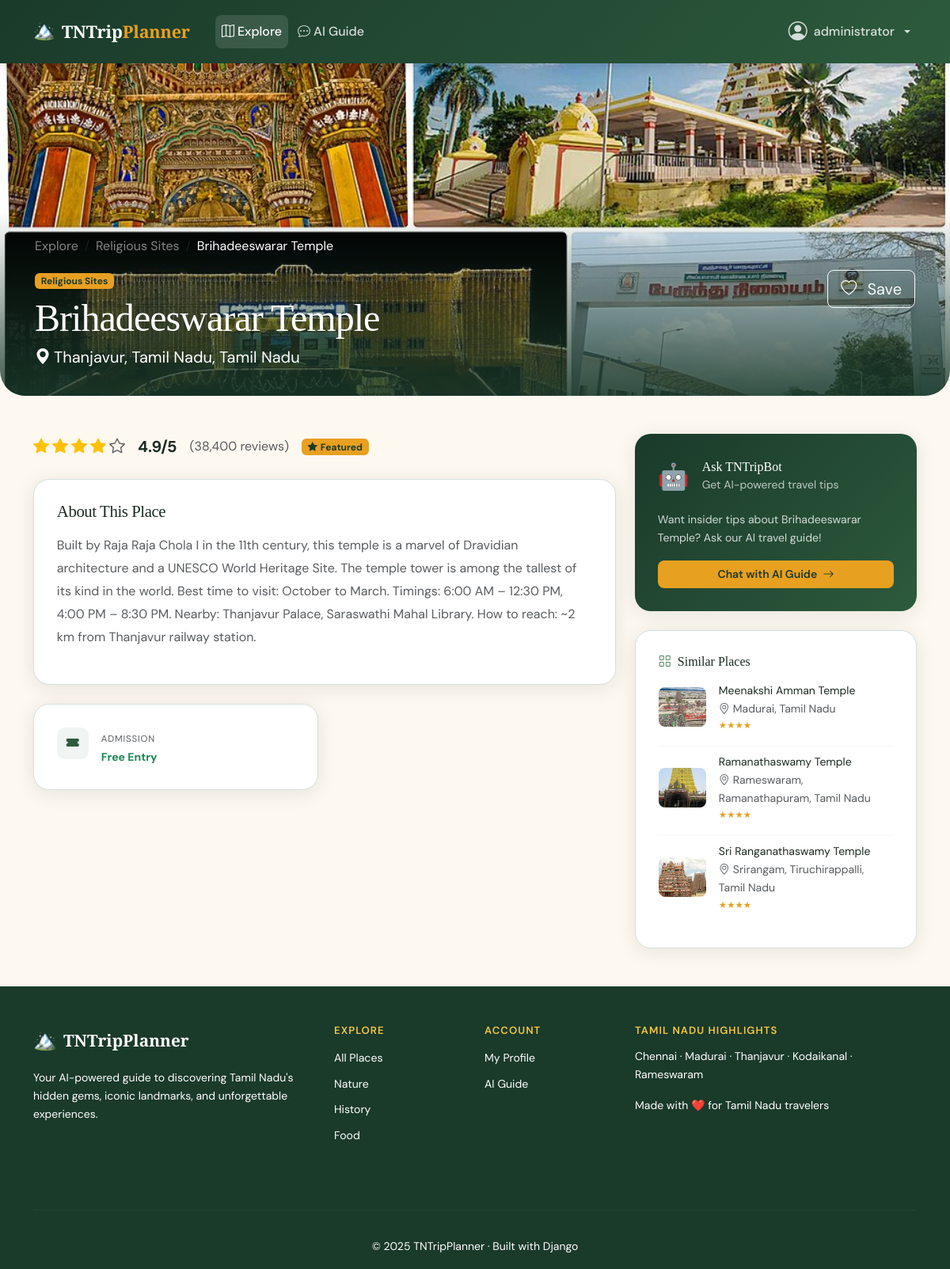
The app's page /places/brihadeeswarar-temple/ (signed in) with its own data.
### apps/users/models.py (models this page shows, shortened)
class CustomUser(AbstractUser):
    email = models.EmailField(_("email address"), unique=True)
    bio = models.TextField(_("bio"), blank=True, max_length=500)
    avatar = models.ImageField(
        _("avatar"),
        upload_to="avatars/",
        null=True,
        blank=True,
    )
    created_at = models.DateTimeField(auto_now_add=True)
    updated_at = models.DateTimeField(auto_now=True)
    USERNAME_FIELD = "username"
    REQUIRED_FIELDS = ["email"]
    class Meta:
        verbose_name = _("user")
        verbose_name_plural = _("users")
        ordering = ["-date_joined"]
        indexes = [
            models.Index(fields=["email"]),
            models.Index(fields=["username"]),
        ]
    @property
    def display_name(self) -> str:
        return self.get_full_name() or self.username

### apps/places/models.py (models this page shows, shortened)
class TouristPlace(models.Model):
    name = models.CharField(_("name"), max_length=200, db_index=True)
    slug = models.SlugField(_("slug"), max_length=220, unique=True, blank=True)
    location = models.CharField(_("location"), max_length=300, db_index=True)
    state = models.CharField(_("state"), max_length=100, default="Tamil Nadu", db_index=True)
    category = models.CharField(
        _("category"),
        max_length=30,
        choices=Category.choices,
        default=Category.OTHER,
        db_index=True,
    )
    description = models.TextField(_("description"))
    short_description = models.CharField(_("short description"), max_length=300, blank=True)
    rating = models.DecimalField(
        _("rating"),
        max_digits=3,
        decimal_places=1,
        default=3.0,
        validators=[MinValueValidator(1.0), MaxValueValidator(5.0)],
    )
    rating_count = models.PositiveIntegerField(_("rating count"), default=0)
    image = models.ImageField(
        _("image"),
        upload_to="places/%Y/%m/",
        null=True,
        blank=True,
    )
    image_alt = models.CharField(_("image alt text"), max_length=200, blank=True)
    address = models.CharField(_("address"), max_length=400, blank=True)
    latitude = models.DecimalField(max_digits=9, decimal_places=6, null=True, blank=True)
    longitude = models.DecimalField(max_digits=9, decimal_places=6, null=True, blank=True)
    website = models.URLField(_("website"), blank=True)
    phone = models.CharField(_("phone"), max_length=20, blank=True)
    entry_fee = models.DecimalField(
        _("entry fee ($)"),
        max_digits=8,
        decimal_places=2,
        null=True,
        blank=True,
        help_text=_("Leave blank if free."),
    )
    favorited_by = models.ManyToManyField(
        settings.AUTH_USER_MODEL,
        related_name="favorite_places",
        blank=True,
        verbose_name=_("favorited by"),
    )
    is_featured = models.BooleanField(_("featured"), default=False, db_index=True)
    is_active = models.BooleanField(_("active"), default=True, db_index=True)
    created_at = models.DateTimeField(auto_now_add=True)
    updated_at = models.DateTimeField(auto_now=True)
    class Meta:
        verbose_name = _("tourist place")
        verbose_name_plural = _("tourist places")
        ordering = ["-is_featured", "-rating", "name"]
        indexes = [
            models.Index(fields=["name", "location"]),
            models.Index(fields=["category", "is_active"]),
            models.Index(fields=["is_featured", "rating"]),
        ]
        constraints = [
            UniqueConstraint(Lower("name"), name="uniq_place_name_ci"),
        ]
    def get_absolute_url(self):
        return reverse("places:detail", kwargs={"slug": self.slug})
    @property
    def image_url(self) -> str:
        if self.image:
            return self.image.url
    @property
    def is_free(self) -> bool:
        return self.entry_fee is None or self.entry_fee == 0
    @property
    def star_range(self):
        return range(1, 6)

### apps/places/views.py (the view)
# urls.py: path("<slug:slug>/", views.PlaceDetailView.as_view(), name="detail"),
class PlaceDetailView(DetailView):
    model = TouristPlace
    template_name = "places/detail.html"
    context_object_name = "place"
    slug_field = "slug"
    def get_queryset(self):
        return (
            TouristPlace.objects
            .filter(is_active=True)
            .prefetch_related("favorited_by")
        )
    def get_context_data(self, **kwargs):
        ctx = super().get_context_data(**kwargs)
        place = self.object
        ctx["related"] = services.get_related_places(place)
        ctx["is_favorited"] = (
            self.request.user.is_authenticated
            and place.favorited_by.filter(pk=self.request.user.pk).exists()
        )
        return ctx

### templates/places/detail.html (shortened to what this page needs)
{% extends "base.html" %}
{% load static humanize %}
{% block content %}
<div class="detail-hero">
  <img src="{{ place.image_url }}" alt="{{ place.image_alt|default:place.name }}" />
  <div class="detail-hero-overlay"></div>
  <div class="detail-hero-content">
    <div class="container">
      <nav aria-label="breadcrumb" class="mb-2">
        <ol class="breadcrumb">
          <li class="breadcrumb-item"><a href="{% url 'places:list' %}" class="text-white-50">Explore</a></li>
          <li class="breadcrumb-item"><a href="{% url 'places:list' %}?category={{ place.category }}" class="text-white-50">{{ place.get_category_display }}</a></li>
          <li class="breadcrumb-item active text-white">{{ place.name }}</li>
        </ol>
      </nav>
      <div class="d-flex align-items-start justify-content-between flex-wrap gap-3">
        <div>
          <span class="badge bg-amber text-dark mb-2" style="background:var(--tn-amber);color:var(--tn-forest)!important;">
            {{ place.get_category_display }}
          </span>
          <h1 class="text-white mb-1" style="font-family:var(--ff-display);font-size:clamp(1.8rem,4vw,3rem);">{{ place.name }}</h1>
          <p class="text-white-75 mb-0 fs-5">
            <i class="bi bi-geo-alt-fill me-1"></i>{{ place.location }}, {{ place.state }}
          </p>
        </div>
        {% if user.is_authenticated %}
        <button class="btn btn-lg {% if is_favorited %}btn-danger{% else %}btn-outline-light{% endif %} fav-toggle-btn"
                id="favBtn"
                data-slug="{{ place.slug }}"
                data-csrf="{{ csrf_token }}">
          <i class="bi bi-heart{% if is_favorited %}-fill{% endif %} me-2"></i>
          <span id="favLabel">{% if is_favorited %}Saved{% else %}Save{% endif %}</span>
        </button>
        {% endif %}
      </div>
    </div>
  </div>
</div>
<section class="py-5">
  <div class="container">
    <div class="row g-4">
      <div class="col-lg-8">
        <div class="d-flex align-items-center gap-3 mb-4 flex-wrap">
          <div class="d-flex align-items-center gap-1">
            {% for i in place.star_range %}
              {% if i <= place.rating %}
                <i class="bi bi-star-fill text-warning fs-5"></i>
              {% else %}
                <i class="bi bi-star text-muted fs-5"></i>
              {% endif %}
            {% endfor %}
          </div>
          <span class="fw-bold fs-5">{{ place.rating }}/5</span>
          <span class="text-muted">({{ place.rating_count|intcomma }} review{{ place.rating_count|pluralize }})</span>
          {% if place.is_featured %}
            <span class="badge" style="background:var(--tn-amber);color:var(--tn-forest);">
              <i class="bi bi-star-fill me-1"></i>Featured
            </span>
          {% endif %}
        </div>
        <div class="detail-info-card mb-4">
          <h3 class="mb-3" style="font-family:var(--ff-display);font-size:1.3rem;">About This Place</h3>
          <p class="text-muted" style="line-height:1.8;">{{ place.description }}</p>
        </div>
        <div class="row g-3 mb-4">
          <div class="col-sm-6">
            <div class="detail-info-card h-100">
              <div class="d-flex align-items-start gap-3">
                <div style="width:40px;height:40px;background:var(--tn-mist);border-radius:10px;display:flex;align-items:center;justify-content:center;flex-shrink:0;">
                  <i class="bi bi-ticket-fill" style="color:var(--tn-pine);"></i>
                </div>
                <div>
                  <small class="text-muted fw-600 text-uppercase" style="font-size:0.72rem;letter-spacing:0.07em;">Admission</small>
                  <p class="mb-0 small fw-bold {% if place.is_free %}text-success{% endif %}">
                    {% if place.is_free %}Free Entry{% else %}${{ place.entry_fee }} per person{% endif %}
                  </p>
                </div>
              </div>
            </div>
          </div>
        </div>
      </div>
      <div class="col-lg-4">
        <div class="detail-info-card mb-4" style="background:linear-gradient(135deg,var(--tn-forest),var(--tn-pine));color:#fff;border:none;">
          <div class="d-flex align-items-center gap-3 mb-3">
            <span style="font-size:2rem;">🤖</span>
            <div>
              <h6 class="mb-0" style="font-family:var(--ff-display);">Ask TNTripBot</h6>
              <small style="color:rgba(255,255,255,0.7);">Get AI-powered travel tips</small>
            </div>
          </div>
          <p style="font-size:0.88rem;color:rgba(255,255,255,0.8);">Want insider tips about {{ place.name }}? Ask our AI travel guide!</p>
          <a href="{% url 'chatbot:chat' %}" class="btn btn-accent btn-sm w-100">
            Chat with AI Guide <i class="bi bi-arrow-right ms-1"></i>
          </a>
        </div>
        {% if related %}
        <div class="detail-info-card">
          <h6 class="mb-3" style="font-family:var(--ff-display);color:var(--tn-text);">
            <i class="bi bi-grid me-2" style="color:var(--tn-sage);"></i>Similar Places
          </h6>
          {% for rp in related %}
          <a href="{{ rp.get_absolute_url }}" class="d-flex align-items-center gap-3 mb-3 text-decoration-none" style="color:inherit;">
            <div style="width:60px;height:50px;border-radius:8px;overflow:hidden;flex-shrink:0;">
              <img src="{{ rp.image_url }}" alt="{{ rp.name }}" style="width:100%;height:100%;object-fit:cover;" />
            </div>
            <div>
              <p class="mb-0 fw-600 small">{{ rp.name }}</p>
              <p class="mb-0 small text-muted"><i class="bi bi-geo-alt me-1"></i>{{ rp.location }}</p>
              <div style="font-size:0.72rem;color:var(--tn-amber);">
                {% for i in rp.star_range %}{% if i <= rp.rating %}★{% endif %}{% endfor %}
              </div>
            </div>
          </a>
          {% if not forloop.last %}<hr class="my-2 border-tn" />{% endif %}
          {% endfor %}
        </div>
        {% endif %}
      </div>
    </div>
  </div>
</section>
{% endblock %}

### templates/base.html (shortened to what this page needs)
<!DOCTYPE html>
<html lang="en" data-bs-theme="light">
<head>
  <link href="https://cdn.jsdelivr.net/npm/bootstrap@5.3.3/dist/css/bootstrap.min.css" rel="stylesheet" />
  <link href="https://cdn.jsdelivr.net/npm/bootstrap-icons@1.11.3/font/bootstrap-icons.css" rel="stylesheet" />
  {% load static %}
  <link rel="stylesheet" href="{% static 'css/main.css' %}" />
</head>
<body>
<nav class="navbar navbar-expand-lg navbar-dark tn-navbar sticky-top">
  <div class="container">
    <a class="navbar-brand d-flex align-items-center gap-2" href="{% url 'places:list' %}">
      <span class="brand-icon">🏔️</span>
      <span class="brand-text">TNTrip<span class="brand-accent">Planner</span></span>
    </a>
    <div class="collapse navbar-collapse" id="mainNav">
      <ul class="navbar-nav me-auto ms-3 gap-1">
        <li class="nav-item">
          <a class="nav-link {% if request.resolver_match.app_name == 'places' %}active{% endif %}"
             href="{% url 'places:list' %}">
            <i class="bi bi-map me-1"></i>Explore
          </a>
        </li>
        <li class="nav-item">
          <a class="nav-link {% if request.resolver_match.app_name == 'chatbot' %}active{% endif %}"
             href="{% url 'chatbot:chat' %}">
            <i class="bi bi-chat-dots me-1"></i>AI Guide
          </a>
        </li>
      </ul>
      <ul class="navbar-nav gap-1 align-items-center">
        {% if user.is_authenticated %}
          <li class="nav-item dropdown">
            <a class="nav-link dropdown-toggle d-flex align-items-center gap-2"
               href="#" data-bs-toggle="dropdown">
              {% if user.avatar %}
                <img src="{{ user.avatar.url }}" class="rounded-circle" width="28" height="28" alt="avatar" />
              {% else %}
                <span class="avatar-placeholder"><i class="bi bi-person-circle"></i></span>
              {% endif %}
              <span class="d-none d-md-inline">{{ user.username }}</span>
            </a>
          </li>
        {% endif %}
      </ul>
    </div>
  </div>
</nav>
<main class="main-content">
  {% block content %}{% endblock %}
</main>
<footer class="tn-footer mt-auto">
  <div class="container">
    <div class="row g-4 py-5">
      <div class="col-lg-4">
        <div class="d-flex align-items-center gap-2 mb-3">
          <span class="fs-4">🏔️</span>
          <span class="footer-brand">TNTripPlanner</span>
        </div>
        <p class="text-muted small">Your AI-powered guide to discovering Tamil Nadu's hidden gems, iconic landmarks, and unforgettable experiences.</p>
      </div>
      <div class="col-lg-2">
        <h6 class="footer-heading">Explore</h6>
        <ul class="list-unstyled footer-links">
          <li><a href="{% url 'places:list' %}">All Places</a></li>
          <li><a href="{% url 'places:list' %}?category=nature">Nature</a></li>
          <li><a href="{% url 'places:list' %}?category=history">History</a></li>
          <li><a href="{% url 'places:list' %}?category=food">Food</a></li>
        </ul>
      </div>
      <div class="col-lg-2">
        <h6 class="footer-heading">Account</h6>
        <ul class="list-unstyled footer-links">
          {% if user.is_authenticated %}
            <li><a href="{% url 'users:profile' %}">My Profile</a></li>
            <li><a href="{% url 'chatbot:chat' %}">AI Guide</a></li>
          {% else %}
            <li><a href="{% url 'users:register' %}">Sign Up</a></li>
            <li><a href="{% url 'users:login' %}">Sign In</a></li>
          {% endif %}
        </ul>
      </div>
      <div class="col-lg-4">
        <h6 class="footer-heading">Tamil Nadu Highlights</h6>
        <p class="small text-white">Chennai · Madurai · Thanjavur · Kodaikanal · Rameswaram</p>
        <div class="mt-3 d-flex gap-3">
          <span class="small text-white">Made with ❤️ for Tamil Nadu travelers</span>
        </div>
      </div>
    </div>
    <hr class="footer-divider" />
    <div class="row py-3">
      <div class="col text-center">
        <span class="text-muted small">© 2025 TNTripPlanner · Built with Django</span>
      </div>
    </div>
  </div>
</footer>
</body>
</html>

### records on screen
CustomUser: username "administrator"
TouristPlace: image_url (picture), category "Religious Sites", name "Brihadeeswarar Temple", location "Thanjavur, Tamil Nadu", state "Tamil Nadu", rating "4.9", rating_count "38,400", description "Built by Raja Raja Chola I in the 11th century, this temple is a marvel of Dravidian architecture and a UNESCO World Heritage Site. The temple tower is among the tallest of its kind in the world. Best time to visit: October to March. Timings: 6:00 AM – 12:30 PM, 4:00 PM – 8:30 PM. Nearby: Thanjavur Palace, Saraswathi Mahal Library. How to reach: ~2 km from Thanjavur railway station."
TouristPlace: image_url (picture), name "Meenakshi Amman Temple", location "Madurai, Tamil Nadu"
TouristPlace: image_url (picture), name "Ramanathaswamy Temple", location "Rameswaram, Ramanathapuram, Tamil Nadu"
TouristPlace: image_url (picture), name "Sri Ranganathaswamy Temple", location "Srirangam, Tiruchirappalli, Tamil Nadu"
